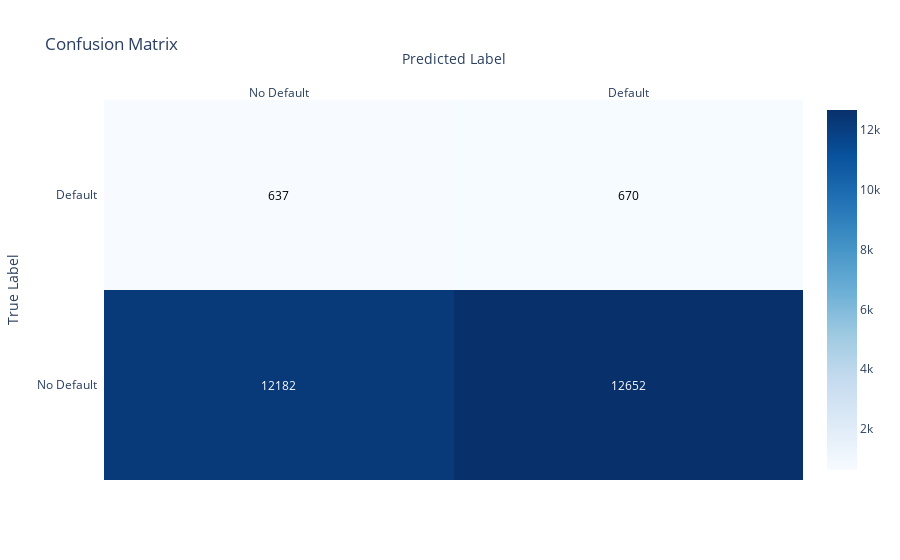

Notebook cell for this chart:
### Code cell
# Compute confusion matrix
cm = confusion_matrix(y_test, y_pred_hist, labels=[0, 1])

# Define axis labels
labels = ["No Default", "Default"]

# Create heatmap with Plotly
fig = ff.create_annotated_heatmap(
    z=cm,
    x=labels,      # Predicted
    y=labels,      # Actual
    colorscale='Blues',
    showscale=True,
    annotation_text=[[str(cell) for cell in row] for row in cm],
    hoverinfo="z"
)

fig.update_layout(
    title="Confusion Matrix",
    xaxis_title="Predicted Label",
    yaxis_title="True Label"
)

fig.show()

### Figure 1 — Plotly figure (JSON) as saved in the notebook; plotly's stock layout.template omitted (floating-point values rounded to 4 significant figures)
{"data": [{"colorscale": [[0, "rgb(247,251,255)"], [0.125, "rgb(222,235,247)"], [0.25, "rgb(198,219,239)"], [0.375, "rgb(158,202,225)"], [0.5, "rgb(107,174,214)"], [0.625, "rgb(66,146,198)"], [0.75, "rgb(33,113,181)"], [0.875, "rgb(8,81,156)"], [1, "rgb(8,48,107)"]], "hoverinfo": "z", "reversescale": false, "showscale": true, "type": "heatmap", "x": ["No Default", "Default"], "y": ["No Default", "Default"], "z": [[12182, 12652], [637, 670]]}], "layout": {"annotations": [{"font": {"color": "#FFFFFF"}, "showarrow": false, "text": "12182", "x": "No Default", "xref": "x", "y": "No Default", "yref": "y"}, {"font": {"color": "#FFFFFF"}, "showarrow": false, "text": "12652", "x": "Default", "xref": "x", "y": "No Default", "yref": "y"}, {"font": {"color": "#000000"}, "showarrow": false, "text": "637", "x": "No Default", "xref": "x", "y": "Default", "yref": "y"}, {"font": {"color": "#000000"}, "showarrow": false, "text": "670", "x": "Default", "xref": "x", "y": "Default", "yref": "y"}], "title": {"text": "Confusion Matrix"}, "xaxis": {"dtick": 1, "gridcolor": "rgb(0, 0, 0)", "side": "top", "ticks": "", "title": {"text": "Predicted Label"}}, "yaxis": {"dtick": 1, "ticks": "", "ticksuffix": "  ", "title": {"text": "True Label"}}}}
